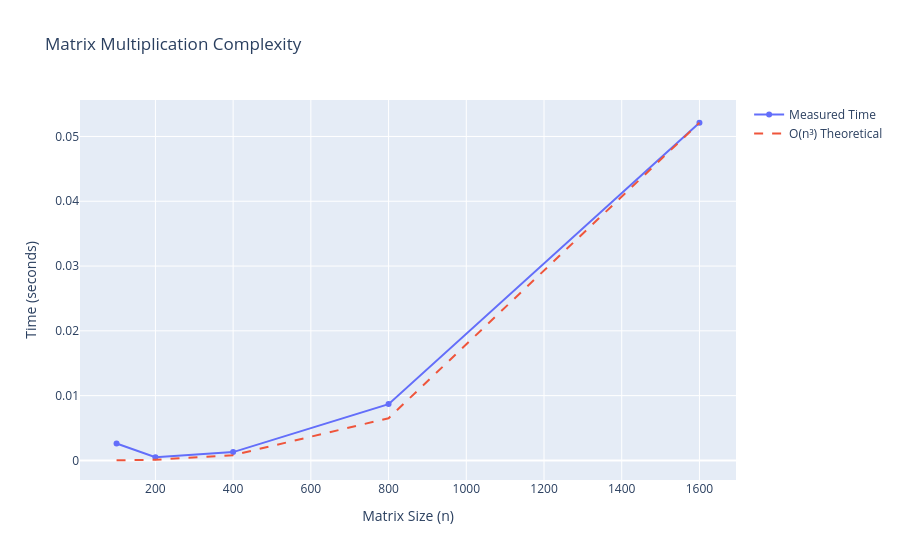

The cell this chart's notebook holds for it:
### Markdown cell above
## Profiling Execution Time

Let's prove this by actually timing matrix multiplication in Python for different matrix sizes $n$, and plotting the execution time!

NB: Techincally this profiles the *time*, not the # of operations. It is however a useful and quick surrogate.

### Code cell
sizes = [100, 200, 400, 800, 1600]
times = []

for n in sizes:
    A = np.random.rand(n, n)
    B = np.random.rand(n, n)
    
    start_time = time.perf_counter()
    C = A @ B
    end_time = time.perf_counter()
    
    times.append(end_time - start_time)
    print(f"n={n:4d} | time={times[-1]:.4f} seconds")

# Plotting the results
fig = go.Figure()
fig.add_trace(go.Scatter(x=sizes, y=times, mode='lines+markers', name='Measured Time'))

# Fit a cubic curve (y = c * n^3) for comparison
c = times[-1] / (sizes[-1]**3)
cubic_fit = [c * (n**3) for n in sizes]
fig.add_trace(go.Scatter(x=sizes, y=cubic_fit, mode='lines', name='O(n³) Theoretical', line=dict(dash='dash')))

fig.update_layout(title="Matrix Multiplication Complexity", xaxis_title="Matrix Size (n)", yaxis_title="Time (seconds)")
fig.show()

### Figure 1 — Plotly figure (JSON) as saved in the notebook; plotly's stock layout.template omitted (floating-point values rounded to 4 significant figures)
{"data": [{"mode": "lines+markers", "name": "Measured Time", "type": "scatter", "x": [100, 200, 400, 800, 1600], "y": [0.002622, 0.00049, 0.001287, 0.00869, 0.05212]}, {"line": {"dash": "dash"}, "mode": "lines", "name": "O(n³) Theoretical", "type": "scatter", "x": [100, 200, 400, 800, 1600], "y": [1.272e-05, 0.0001018, 0.0008143, 0.006515, 0.05212]}], "layout": {"title": {"text": "Matrix Multiplication Complexity"}, "xaxis": {"title": {"text": "Matrix Size (n)"}}, "yaxis": {"title": {"text": "Time (seconds)"}}}}
